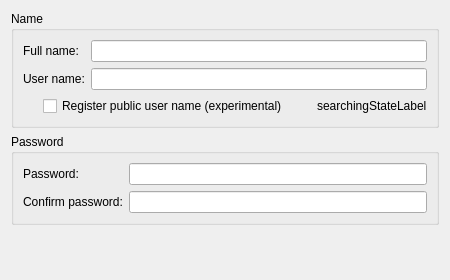
<?xml version="1.0" encoding="UTF-8"?>
<ui version="4.0">
 <class>RingAccountCredentialsPage</class>
 <widget class="QWidget" name="RingAccountCredentialsPage">
  <property name="geometry">
   <rect>
    <x>0</x>
    <y>0</y>
    <width>450</width>
    <height>280</height>
   </rect>
  </property>
  <layout class="QVBoxLayout">
   <item>
    <widget class="QGroupBox" name="nameGroupBox">
     <property name="title">
      <string>Name</string>
     </property>
     <layout class="QFormLayout">
      <item row="0" column="0">
       <widget class="QLabel" name="fullNameLabel">
        <property name="text">
         <string>Full name:</string>
        </property>
        <property name="buddy">
         <cstring>fullNameLineEdit</cstring>
        </property>
       </widget>
      </item>
      <item row="0" column="1">
       <widget class="QLineEdit" name="fullNameLineEdit">
        <property name="clearButtonEnabled">
         <bool>true</bool>
        </property>
       </widget>
      </item>
      <item row="1" column="0">
       <widget class="QLabel" name="userNameLabel">
        <property name="text">
         <string>User name:</string>
        </property>
        <property name="buddy">
         <cstring>userNameLineEdit</cstring>
        </property>
       </widget>
      </item>
      <item row="1" column="1">
       <widget class="QLineEdit" name="userNameLineEdit">
        <property name="clearButtonEnabled">
         <bool>true</bool>
        </property>
       </widget>
      </item>
      <item row="2" column="0" colspan="2">
       <layout class="QHBoxLayout">
        <item>
         <spacer>
          <property name="orientation">
           <enum>Qt::Horizontal</enum>
          </property>
          <property name="sizeType">
           <enum>QSizePolicy::Fixed</enum>
          </property>
          <property name="sizeHint" stdset="0">
           <size>
            <width>20</width>
            <height>20</height>
           </size>
          </property>
         </spacer>
        </item>
        <item>
         <widget class="QCheckBox" name="registerPublicUserNameCheckBox">
          <property name="text">
           <string>Register public user name (experimental)</string>
          </property>
         </widget>
        </item>
        <item>
         <spacer>
          <property name="orientation">
           <enum>Qt::Horizontal</enum>
          </property>
          <property name="sizeHint" stdset="0">
           <size>
            <width>40</width>
            <height>20</height>
           </size>
          </property>
         </spacer>
        </item>
        <item>
         <widget class="QLabel" name="searchingStateLabel">
          <property name="text">
           <string notr="true">searchingStateLabel</string>
          </property>
         </widget>
        </item>
       </layout>
      </item>
     </layout>
    </widget>
   </item>
   <item>
    <widget class="QGroupBox" name="passwordGroupBox">
     <property name="title">
      <string>Password</string>
     </property>
     <layout class="QFormLayout">
      <item row="0" column="0">
       <widget class="QLabel" name="passwordLabel">
        <property name="text">
         <string>Password:</string>
        </property>
        <property name="buddy">
         <cstring>passwordLineEdit</cstring>
        </property>
       </widget>
      </item>
      <item row="0" column="1">
       <widget class="QLineEdit" name="passwordLineEdit">
        <property name="echoMode">
         <enum>QLineEdit::Password</enum>
        </property>
        <property name="clearButtonEnabled">
         <bool>true</bool>
        </property>
       </widget>
      </item>
      <item row="1" column="0">
       <widget class="QLabel" name="confirmPasswordLabel">
        <property name="text">
         <string>Confirm password:</string>
        </property>
        <property name="buddy">
         <cstring>confirmPasswordLineEdit</cstring>
        </property>
       </widget>
      </item>
      <item row="1" column="1">
       <widget class="QLineEdit" name="confirmPasswordLineEdit">
        <property name="echoMode">
         <enum>QLineEdit::Password</enum>
        </property>
        <property name="clearButtonEnabled">
         <bool>true</bool>
        </property>
       </widget>
      </item>
     </layout>
    </widget>
   </item>
   <item>
    <spacer>
     <property name="orientation">
      <enum>Qt::Vertical</enum>
     </property>
     <property name="sizeHint" stdset="0">
      <size>
       <width>20</width>
       <height>40</height>
      </size>
     </property>
    </spacer>
   </item>
  </layout>
 </widget>
 <tabstops>
  <tabstop>fullNameLineEdit</tabstop>
  <tabstop>userNameLineEdit</tabstop>
  <tabstop>registerPublicUserNameCheckBox</tabstop>
  <tabstop>passwordLineEdit</tabstop>
  <tabstop>confirmPasswordLineEdit</tabstop>
 </tabstops>
 <resources/>
 <connections>
  <connection>
   <sender>registerPublicUserNameCheckBox</sender>
   <signal>toggled(bool)</signal>
   <receiver>searchingStateLabel</receiver>
   <slot>setVisible(bool)</slot>
   <hints>
    <hint type="sourcelabel">
     <x>210</x>
     <y>114</y>
    </hint>
    <hint type="destinationlabel">
     <x>427</x>
     <y>114</y>
    </hint>
   </hints>
  </connection>
 </connections>
</ui>
